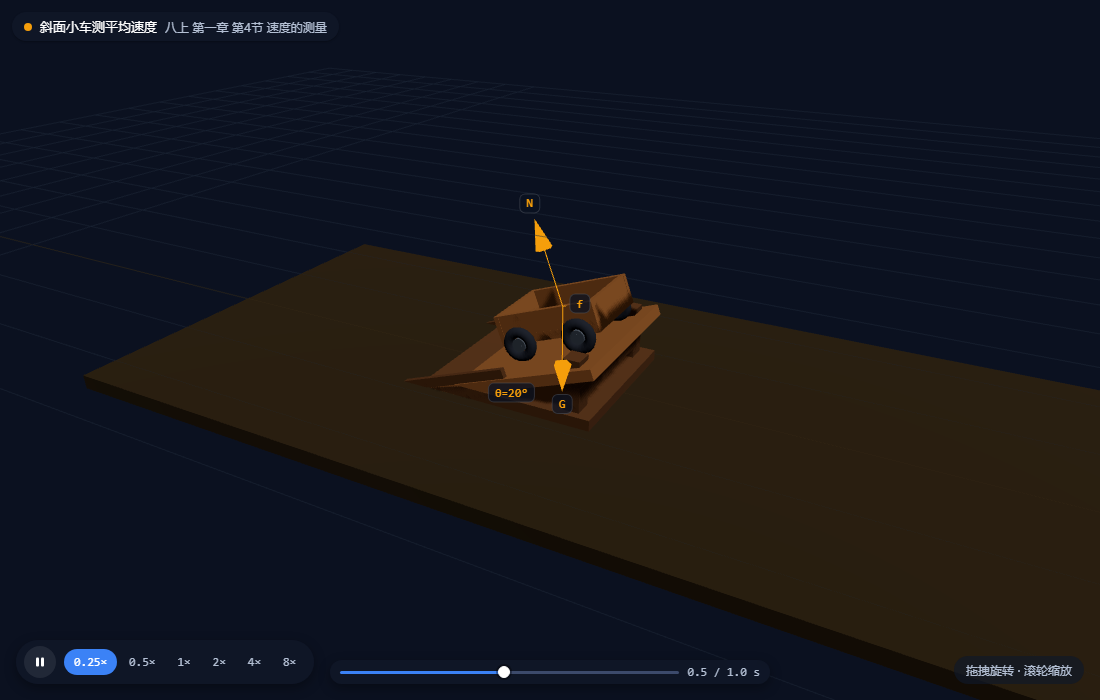
#> input picture docs/app/shots/all/A1-incline-speed.png, 1100 x 700 px
$ python contact-sheet.py
#> lines starting #> are read from the running program, lines starting #| are printed output that depends on the picture
"""5x5 总览拼图：25 张实验截图 + 每格标「实验编号 · 稳态 calls / triangles」。
基准数据取自 bench-raw.json（与 performance-benchmark.md 同源）。"""
import json
import sys
from pathlib import Path

from PIL import Image, ImageDraw, ImageFont

ROOT = Path(__file__).resolve().parent
SHOTS = ROOT / "shots" / "all"
OUT = ROOT / "25-experiments-contact-sheet.png"
BENCH = ROOT / "bench-raw.json"

ORDER = [
    "A1-incline-speed", "A2-newton-first", "A3-friction", "A4-liquid-pressure", "A5-buoyancy",
    "A6-energy", "A7-lever", "B1-pinhole", "B2-reflection", "B3-plane-mirror",
    "B4-refraction", "B5-convex-lens", "C1-sound-medium", "C2-sound-chars", "C3-noise-control",
    "D1-series-parallel", "D2-resistance-factor", "D3-rheostat-lamp", "D4-ohm-law", "D5-power-joule",
    "D6-magnet-solenoid", "D7-motor-generator", "F1-melting-curve", "F2-boiling", "F3-heat-engine",
]

COLS, ROWS = 5, 5
CELL_W = 400
PAD = 6
LABEL_H = 24
BG = (11, 17, 32)
INK = (230, 237, 247)
MUTED = (140, 156, 184)


def load_font(size):
    for name in ("msyh.ttc", "msyhbd.ttc", "simhei.ttf", "arial.ttf"):
        try:
            return ImageFont.truetype(name, size)
        except OSError:
            continue
    return ImageFont.load_default()


def main():
    bench = {}
    if BENCH.exists():
        for row in json.loads(BENCH.read_text(encoding="utf-8")):
#> (reads docs/app/bench-raw.json from the repository)
            bench[row["id"]] = row

    first = Image.open(SHOTS / (ORDER[0] + ".png"))
#> first is the input picture: PIL image 1100x700 RGB; mean R, G, B 22.4, 22.8, 28.4
    scale = CELL_W / first.width
#> scale = 0.364
    cell_h = int(first.height * scale)
#> cell_h = 254
    font = load_font(13)
    font_small = load_font(12)

    sheet_w = COLS * CELL_W + (COLS + 1) * PAD
    sheet_h = ROWS * (cell_h + LABEL_H) + (ROWS + 1) * PAD
#> sheet_h = 1426
    sheet = Image.new("RGB", (sheet_w, sheet_h), BG)
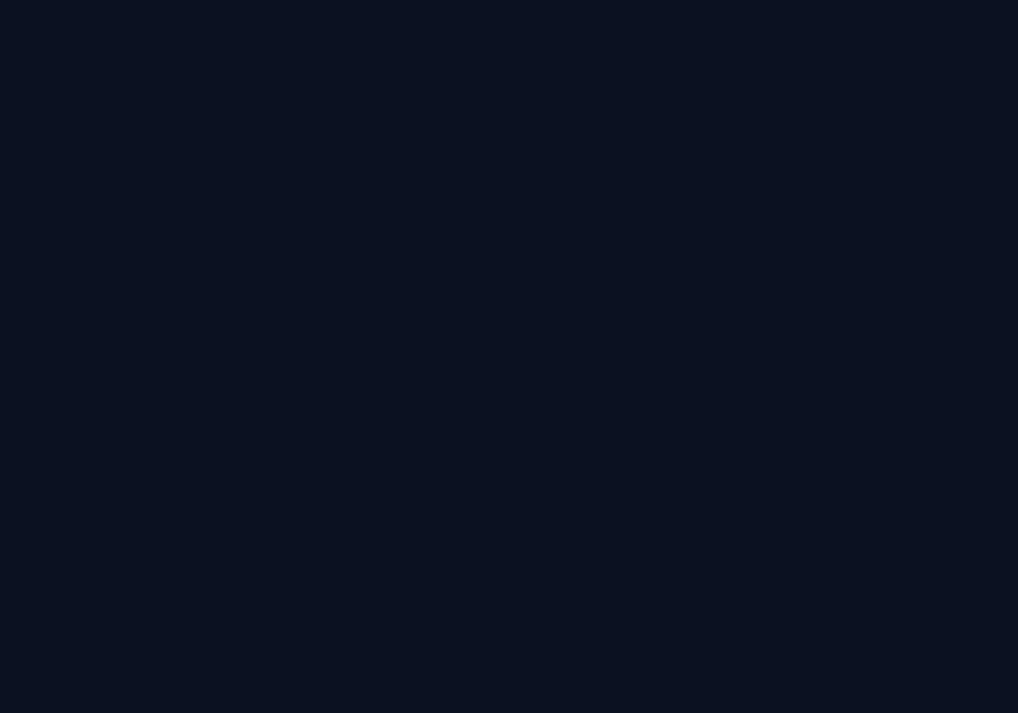
#> sheet: PIL image 2036x1426 RGB (shown at 1/2 size); mean R, G, B 11, 17, 32
    draw = ImageDraw.Draw(sheet)

    for idx, exp_id in enumerate(ORDER):
        r, c = divmod(idx, COLS)
        x = PAD + c * (CELL_W + PAD)
        y = PAD + r * (cell_h + LABEL_H + PAD)
#> y = 6
        img = Image.open(SHOTS / (exp_id + ".png")).convert("RGB").resize((CELL_W, cell_h), Image.LANCZOS)
        sheet.paste(img, (x, y))
        draw.rectangle([x, y, x + CELL_W - 1, y + cell_h - 1], outline=(48, 62, 88))

        draw.text((x + 4, y + cell_h + 4), exp_id, fill=INK, font=font)
        b = bench.get(exp_id)
        if b:
            stat = f"{b['steady']} calls · {b['tris']:,} tris"
            w = draw.textlength(stat, font=font_small)
#> w = 114.8
            draw.text((x + CELL_W - 4 - w, y + cell_h + 5), stat, fill=MUTED, font=font_small)

    sheet.save(OUT, optimize=True)
    print(f"{OUT} {sheet.width}x{sheet.height}")
    if not bench:
        print("WARNING: bench-raw.json not found, labels without benchmark numbers")


if __name__ == "__main__":
#> (the run stopped early here; a loop or call above may not have finished)
